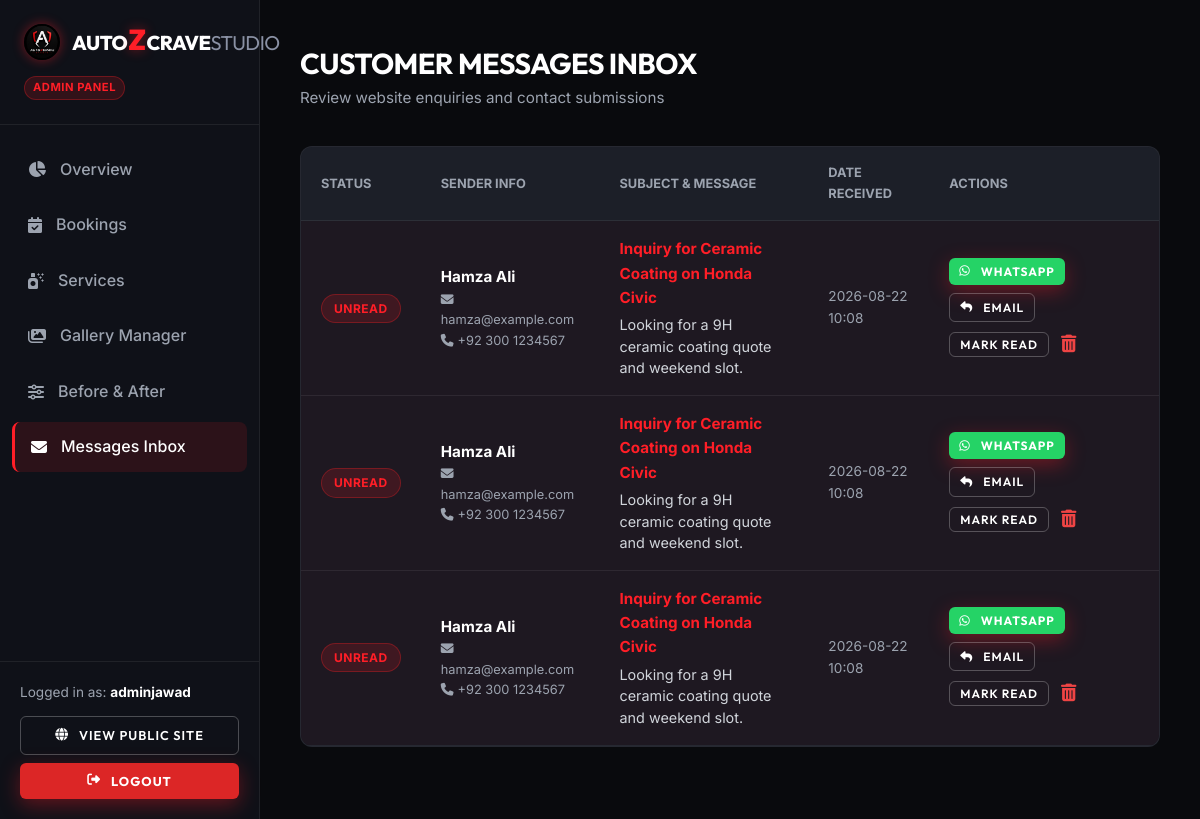
The app's page /admin/messages (signed in), older data.
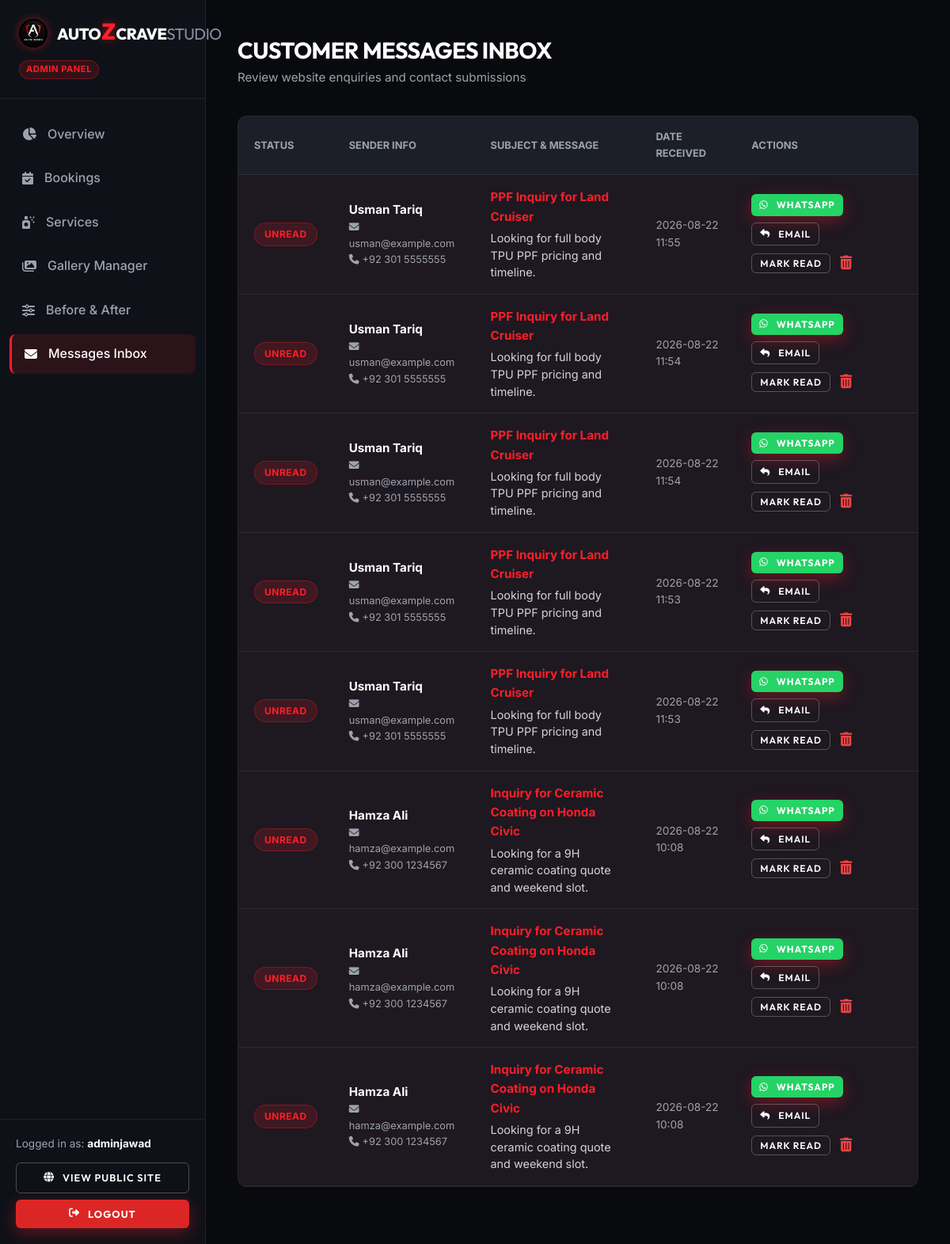
The same page, newer data.
### models/contact.py (models this page shows, shortened)
class ContactMessage(db.Model):
    __tablename__ = 'contact_messages'
    id = db.Column(db.Integer, primary_key=True)
    name = db.Column(db.String(100), nullable=False)
    email = db.Column(db.String(120), nullable=False)
    phone = db.Column(db.String(30), nullable=True)
    subject = db.Column(db.String(150), nullable=False)
    message = db.Column(db.Text, nullable=False)
    status = db.Column(db.String(20), default='Unread', nullable=False)  # Unread, Read
    created_at = db.Column(db.DateTime, default=datetime.utcnow)

### routes/admin.py (the view)
@admin_bp.route('/messages')
@admin_required
def messages():
    messages_list = ContactMessage.query.order_by(ContactMessage.created_at.desc()).all()
    return render_template('admin/messages.html', messages=messages_list)

### models/user.py (called while the page is built)
    def is_admin(self):
        return self.role == 'admin'

### routes/admin.py (called while the page is built)
def admin_required(f):
    @wraps(f)
    @login_required
    def decorated_function(*args, **kwargs):
        if not current_user.is_admin():
            flash('Admin authorization required.', 'error')
            return redirect(url_for('auth.login'))
        return f(*args, **kwargs)
    return decorated_function

### templates/admin/messages.html (shortened to what the changed rows need)
{% extends "admin/base_admin.html" %}
{% block content %}
<div class="admin-header">
    <div>
        <h1 class="admin-page-title">CUSTOMER MESSAGES INBOX</h1>
    </div>
</div>
<div class="admin-table-container">
    <table class="admin-table">
        <thead>
            <tr>
                <th>STATUS</th>
                <th>SENDER INFO</th>
                <th>SUBJECT & MESSAGE</th>
                <th>DATE RECEIVED</th>
                <th>ACTIONS</th>
            </tr>
        </thead>
        <tbody>
            {% for m in messages %}
            <tr style="{% if m.status == 'Unread' %}background: rgba(255, 30, 39, 0.04);{% endif %}">
                <td>
                    {% if m.status == 'Unread' %}
                    <span class="badge badge-cancelled">Unread</span>
                    {% else %}
                    <span class="badge badge-completed">Read</span>
                    {% endif %}
                </td>
                <td>
                    <strong style="color: #fff; display: block;">{{ m.name }}</strong>
                    <div style="font-size: 0.8rem; color: var(--admin-muted);">
                        <i class="fa-solid fa-envelope" style="margin-right: 4px;"></i>{{ m.email }}<br>
                        {% if m.phone %}<i class="fa-solid fa-phone" style="margin-right: 4px;"></i>{{ m.phone }}{% endif %}
                    </div>
                </td>
                <td>
                    <strong style="color: var(--admin-red); display: block; margin-bottom: 4px;">{{ m.subject }}</strong>
                    <p style="font-size: 0.9rem; color: #d1d5db; line-height: 1.5; max-width: 460px;">
                        {{ m.message }}
                    </p>
                </td>
                <td style="font-size: 0.85rem; color: var(--admin-muted);">
                    {{ m.created_at.strftime('%Y-%m-%d %H:%M') }}
                </td>
                <td>
                    <div style="display: flex; align-items: center; gap: 8px; flex-wrap: wrap;">
                        {% if m.phone %}
                        <a href="https://wa.me/{{ m.phone | replace('+', '') | replace(' ', '') | replace('-', '') }}?text=Hi%20{{ m.name | urlencode }},%20thank%20you%20for%20contacting%20AutozCraveStudio%20regarding:%20{{ m.subject | urlencode }}." target="_blank" class="btn-primary" style="background:#25d366; padding: 4px 10px; font-size: 0.75rem; border:none;" title="Reply on WhatsApp">
                            <i class="fa-brands fa-whatsapp"></i> WhatsApp
                        </a>
                        {% endif %}
                        <a href="mailto:{{ m.email }}?subject=Re:%20{{ m.subject | urlencode }}%20-%20AutozCraveStudio" class="btn-outline" style="padding: 4px 10px; font-size: 0.75rem;" title="Reply by Email">
                            <i class="fa-solid fa-reply"></i> Email
                        </a>
                        <form action="{{ url_for('admin.toggle_message_read', msg_id=m.id) }}" method="POST" style="display:inline;">
                            <button type="submit" class="btn-outline" style="padding: 4px 10px; font-size: 0.75rem;">
                                Mark {% if m.status == 'Unread' %}Read{% else %}Unread{% endif %}
                            </button>
                        </form>
                        <form action="{{ url_for('admin.delete_message', msg_id=m.id) }}" method="POST" onsubmit="return confirm('Delete message from {{ m.name }}?');" style="display:inline;">
                            <button type="submit" style="background: none; border: none; color: #ef4444; cursor: pointer; font-size: 1.1rem; padding: 4px;" title="Delete Message">
                                <i class="fa-solid fa-trash-can"></i>
                            </button>
                        </form>
                    </div>
                </td>
            </tr>
            {% else %}
            <tr>
                <td colspan="5" style="text-align: center; color: var(--admin-muted); padding: 40px;">No contact messages received yet.</td>
            </tr>
            {% endfor %}
        </tbody>
    </table>
</div>
{% endblock %}

Row changes from the older to the newer data that the page shows:
added ContactMessage: status "UNREAD", name "Usman Tariq", email "usman@example.com", phone "+92 301 5555555", subject "PPF Inquiry for Land Cruiser", message "Looking for full body TPU PPF pricing and timeline.", created_at "2026-08-22 11:55"
added ContactMessage: status "UNREAD", name "Usman Tariq", email "usman@example.com", phone "+92 301 5555555", subject "PPF Inquiry for Land Cruiser", message "Looking for full body TPU PPF pricing and timeline.", created_at "2026-08-22 11:54"
added ContactMessage: status "UNREAD", name "Usman Tariq", email "usman@example.com", phone "+92 301 5555555", subject "PPF Inquiry for Land Cruiser", message "Looking for full body TPU PPF pricing and timeline.", created_at "2026-08-22 11:54"
added ContactMessage: status "UNREAD", name "Usman Tariq", email "usman@example.com", phone "+92 301 5555555", subject "PPF Inquiry for Land Cruiser", message "Looking for full body TPU PPF pricing and timeline.", created_at "2026-08-22 11:53"
added ContactMessage: status "UNREAD", name "Usman Tariq", email "usman@example.com", phone "+92 301 5555555", subject "PPF Inquiry for Land Cruiser", message "Looking for full body TPU PPF pricing and timeline.", created_at "2026-08-22 11:53"
